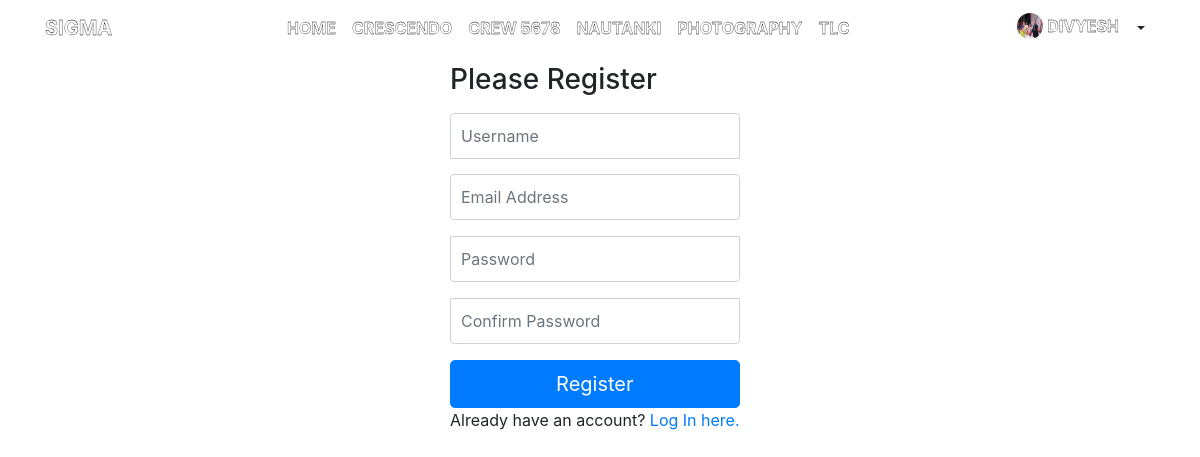
Screenshot of /register (signed in) with the database file from the repository.
### society/models.py (models this page shows, shortened)
class User(AbstractUser):
    pass

class Profile(models.Model):
    user=models.OneToOneField(User, on_delete=models.CASCADE, related_name="userofprofile")
    bio=models.TextField(max_length=500, help_text="Describe Yourself in 500 words or less", blank=True)
    dob=models.DateField(help_text="Date of Birth", blank=True)
    pic=models.ImageField(upload_to='images', blank=True)

### society/views.py (the view)
# urls.py: path("register", views.register, name="register"),
def register(request):
    if request.method == "POST":
        username = request.POST["username"]
        email = request.POST["email"]
        password = request.POST["password"]
        confirmation = request.POST["confirmation"]
        if password != confirmation:
            return render(request, "society/register.html", {
                "message": "Passwords must match."
            })
        try:
            user = User.objects.create_user(username, email, password)
            user.set_password(password)
            user.is_active=True
            user.save()
        except IntegrityError:
            return render(request, "society/register.html", {
                "message": "Username already taken."
            })
        login(request, user)
        return HttpResponseRedirect(reverse("society:index"))
    else:
        return render(request, "society/register.html")

### society/templates/society/register.html (shortened to what this page needs)
{% extends "society/layout.html" %}
{% block body %}
<main class="form-signin">
        <form action="{% url 'society:register' %}" method="post">
        <h1 class="h3 mb-3 fw-normal">Please Register</h1>
        <div class="form-group">
            <input class="form-control" autofocus type="text" name="username" placeholder="Username">
        </div>
        <div class="form-group">
            <input class="form-control" type="email" name="email" placeholder="Email Address">
        </div>
        <div class="form-group">
            <input class="form-control" type="password" name="password" placeholder="Password">
        </div>
        <div class="form-group">
            <input class="form-control mb-2" type="password" name="confirmation" placeholder="Confirm Password">
        </div>
        <button class="w-100 btn btn-lg btn-primary" type="submit" value="Register">Register</button>
        <p>Already have an account? <a href="{% url 'society:login' %}">Log In here.</a></p>
    </form>
    </main>
{% endblock body %}

### society/templates/society/layout.html (shortened to what this page needs)
{% load static %}
<!DOCTYPE html>
<html lang="en">
<head>
    <link rel="stylesheet" href="https://cdn.jsdelivr.net/npm/bootstrap@4.5.3/dist/css/bootstrap.min.css">
    <link rel="stylesheet" href="{% static 'society/styles.css' %}">
    <header class="header">
        <nav class="navbar navbar-expand-lg fixed-top py-1">
            <div class="container"><a href="{% url 'society:index' %}" class="navbar-brand mb-1 text-uppercase font-weight-bold">SIGMA</a>
                <div id="navbarSupportedContent" class="collapse navbar-collapse d-flex justify-content-between">
                    <ul class="navbar-nav ml-auto">
                        <li class="nav-item mb-1 active"><a href="{% url 'society:index' %}" class="nav-link text-uppercase font-weight-bold">Home </a></li>
                        <li class="nav-item mb-1"><a href="{% url 'crescendo:index' %}" class="nav-link text-uppercase font-weight-bold">Crescendo</a></li>
                        <li class="nav-item mb-1"><a href="{% url 'crew5678:index' %}" class="nav-link text-uppercase font-weight-bold">Crew 5678</a></li>
                        <li class="nav-item mb-1"><a href="{% url 'nautanki:index' %}" class="nav-link text-uppercase font-weight-bold">Nautanki</a></li>
                        <li class="nav-item mb-1"><a href="{% url 'photography:index' %}" class="nav-link text-uppercase font-weight-bold">Photography</a></li>
                        <li class="nav-item mb-1"><a href="{% url 'tlc:index' %}" class="nav-link text-uppercase font-weight-bold">TLC</a></li>
                    </ul>
                    <ul class="navbar-nav ml-auto">
                        {% if user.is_authenticated %}
                        <li class="btn-group">
                            <button type="button" class="nav-link btn mb-1 bg-transparent font-weight-bold text-uppercase"><img alt="Update Profile Pic" class="mb-1" src="{{ user.userofprofile.pic.url }}" style="height:26px; width:26px; border-radius:13px;"> {{ user.username }}</button>
                            <button type="button" class="btn btn-sm mb-1 bg-transparent dropdown-toggle dropdown-toggle-split" data-toggle="dropdown" aria-haspopup="true" aria-expanded="false">
                            </button>
                        </li>
                        {% endif %}
                    </ul>
                </div>
            </div>
        </nav>
    </header>
</head>
<body>
    {% block body %}
    {% endblock body %}
</body>
</html>

### society/static/society/styles.css (style rules this page uses)
.navbar { transition: all 0.4s; }
.navbar .nav-link { color: #fff; }
.navbar .navbar-brand { color: #fff; }
body { padding-top: 4%; min-height: 110vh; }
main { height: 100%; display: flex; align-items: center; padding-top: 40px; padding-bottom: 40px; }
.nav-link, .navbar-brand, .myMargin { color: white; -webkit-text-stroke-width: 0.3px; -webkit-text-stroke-color: black; }
.form-signin { width: 100%; max-width: 330px; padding: 15px; margin: auto; }
.form-signin .form-control { position: relative; box-sizing: border-box; height: auto; padding: 10px; font-size: 16px; }
.form-signin input[type="text"] { margin-bottom: -1px; border-bottom-right-radius: 0; border-bottom-left-radius: 0; }
.form-signin input[type="password"] { border-top-left-radius: 0; border-top-right-radius: 0; }

### rows the page displays
User: userofprofile.pic (picture), username "DIVYESH"
